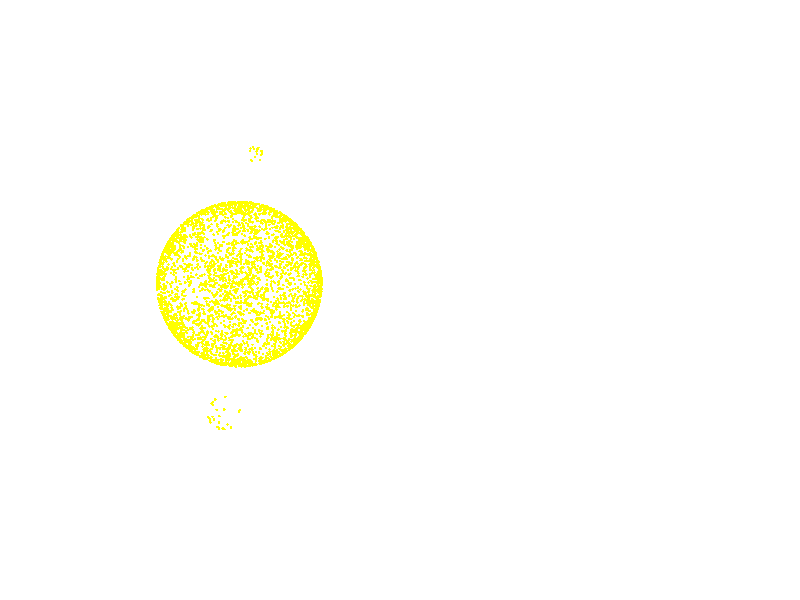

The MATLAB script that drew this image: (Note: this script raises an error after producing the figure.)
% test remove_outliers

clc;

addpath(genpath('../src'));
addpath('../data');

load('unit_sphere_4096_pts_with_outliers.mat');

h = figure;
subplot(121);
set(h,'Position',get(0,'ScreenSize'));
set(gcf,'Color',[0 0 0]);

marker = '.';
color = 'y';
markersize = 6;

plot3(P(:,1),P(:,2),P(:,3),marker,'Color',color,'MarkerSize',markersize,'MarkerEdgeColor',color,'MarkerFaceColor',color), hold on;
xlabel('X'), ylabel('Y'), zlabel('Z');
axis equal;
set(gca, 'Color', [0 0 0], 'XColor', [1 1 1], 'YColor', [1 1 1], 'ZColor', [1 1 1]);
view(3);
title('Unit sphere 4096 points with outliers','Color',[1 1 1],'FontSize',16);

P = remove_outliers(P,20,1);

subplot(122);
plot3(P(:,1),P(:,2),P(:,3),marker,'Color',color,'MarkerSize',markersize,'MarkerEdgeColor',color,'MarkerFaceColor',color), hold on;
xlabel('X'), ylabel('Y'), zlabel('Z');
axis equal;
set(gca, 'Color', [0 0 0], 'XColor', [1 1 1], 'YColor', [1 1 1], 'ZColor', [1 1 1]);
view(3);
title('Unit sphere 4096 points onces outliers removed','Color',[1 1 1],'FontSize',16);